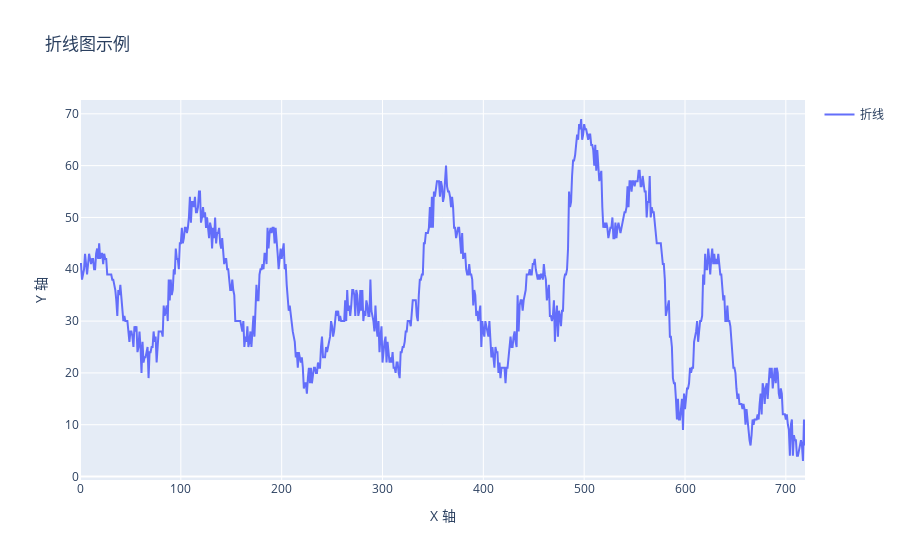

Notebook code for this chart:
### Code cell
import plotly.graph_objects as go

fig = go.Figure()

# 添加折线
fig.add_trace(go.Scatter(x=np.arange(0, len(x)), y=x, mode='lines', name='折线'))

# 设置图表标题和标签
fig.update_layout(
    title='折线图示例',
    xaxis_title='X 轴',
    yaxis_title='Y 轴',
    showlegend=True
)

# 显示图表
fig.show()

### Figure 1 — Plotly figure (JSON) as saved in the notebook; plotly's stock layout.template omitted (floating-point values rounded to 4 significant figures; data arrays with more than 128 entries replaced by an {"elided": "..."} marker saying what was removed)
{"data": [{"mode": "lines", "name": "折线", "x": {"elided": "720 int values"}, "y": {"elided": "720 int values"}, "type": "scatter"}], "layout": {"title": {"text": "折线图示例"}, "xaxis": {"title": {"text": "X 轴"}}, "yaxis": {"title": {"text": "Y 轴"}}, "showlegend": true}}
